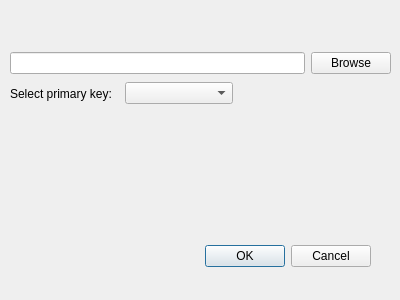
<?xml version="1.0" encoding="UTF-8"?>
<ui version="4.0">
 <class>GenerateDatabase</class>
 <widget class="QDialog" name="GenerateDatabase">
  <property name="geometry">
   <rect>
    <x>0</x>
    <y>0</y>
    <width>400</width>
    <height>300</height>
   </rect>
  </property>
  <property name="windowTitle">
   <string>Dialog</string>
  </property>
  <widget class="QDialogButtonBox" name="buttonBox">
   <property name="geometry">
    <rect>
     <x>30</x>
     <y>240</y>
     <width>341</width>
     <height>32</height>
    </rect>
   </property>
   <property name="orientation">
    <enum>Qt::Horizontal</enum>
   </property>
   <property name="standardButtons">
    <set>QDialogButtonBox::Cancel|QDialogButtonBox::Ok</set>
   </property>
  </widget>
  <widget class="QWidget" name="">
   <property name="geometry">
    <rect>
     <x>10</x>
     <y>50</y>
     <width>381</width>
     <height>27</height>
    </rect>
   </property>
   <layout class="QHBoxLayout" name="horizontalLayout">
    <item>
     <widget class="QLineEdit" name="lineEdit"/>
    </item>
    <item>
     <widget class="QPushButton" name="pushButton">
      <property name="text">
       <string>Browse</string>
      </property>
     </widget>
    </item>
   </layout>
  </widget>
  <widget class="QWidget" name="">
   <property name="geometry">
    <rect>
     <x>10</x>
     <y>80</y>
     <width>223</width>
     <height>27</height>
    </rect>
   </property>
   <layout class="QHBoxLayout" name="horizontalLayout_2">
    <item>
     <widget class="QLabel" name="label">
      <property name="text">
       <string>Select primary key:</string>
      </property>
     </widget>
    </item>
    <item>
     <widget class="QComboBox" name="comboBox"/>
    </item>
   </layout>
  </widget>
 </widget>
 <resources/>
 <connections>
  <connection>
   <sender>buttonBox</sender>
   <signal>accepted()</signal>
   <receiver>GenerateDatabase</receiver>
   <slot>accept()</slot>
   <hints>
    <hint type="sourcelabel">
     <x>248</x>
     <y>254</y>
    </hint>
    <hint type="destinationlabel">
     <x>157</x>
     <y>274</y>
    </hint>
   </hints>
  </connection>
  <connection>
   <sender>buttonBox</sender>
   <signal>rejected()</signal>
   <receiver>GenerateDatabase</receiver>
   <slot>reject()</slot>
   <hints>
    <hint type="sourcelabel">
     <x>316</x>
     <y>260</y>
    </hint>
    <hint type="destinationlabel">
     <x>286</x>
     <y>274</y>
    </hint>
   </hints>
  </connection>
 </connections>
</ui>
